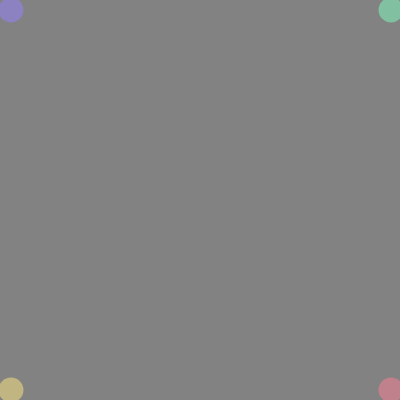
Frame 1 (no input)
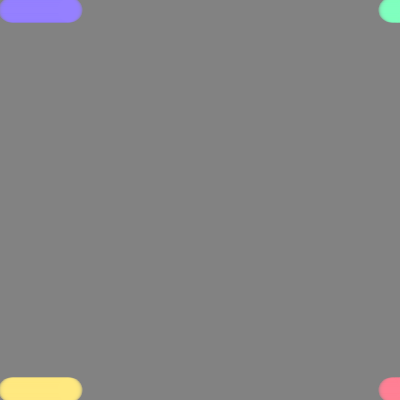
Frame 60 (no input)
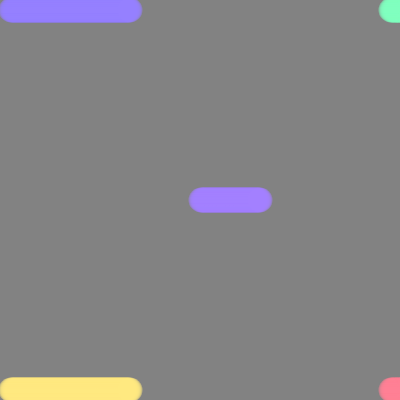
Frame 120 (the mouse pressed at the canvas centre since frame 60)

The p5.js sketch that drew these frames (run headless with seeded random() and noise() and a simulated clock; from frame 60 on, the mouse is pressed at the canvas centre):

// p5.js sketch
// ── sketch.js
let walker = [];

function setup() {
  createCanvas(400, 400);
  ellipseMode(CENTER);
  colorMode(HSB);
  noStroke();
  background(51);
  walker.push(new Walk(createVector(10, 10), 25, createVector(250, 100)));
  walker.push(
    new Walk(createVector(width - 10, 10), 25, createVector(150, 100))
  );
  walker.push(
    new Walk(createVector(10, height - 10), 25, createVector(50, 100))
  );
  walker.push(
    new Walk(createVector(width - 10, height - 10), 25, createVector(350, 100))
  );
}

function draw() {
  for (let i = 0; i < walker.length; i++) {
    let walk = walker[i];
    walk.move();
  }
}

function mousePressed() {
  walker.push(
    new Walk(createVector(mouseX, mouseY), 25, createVector(random(360), 100))
  );
}

// ── walker.js
class Walk {
    constructor(pos, size, color) {
      this.x = pos.x;
      this.y = pos.y;
      this.vel = createVector(1,0);
      this.size = size;
      this.colorh = color.x;
      this.colorb = color.y;
    }
  
    move() {
      this.x = this.x + this.vel.x;
      this.y = this.y + this.vel.y;
  
      fill(this.colorh, this.colorb / 2, this.colorb, 0.5);
      ellipse(this.x, this.y, this.size, this.size);
    }
  }
